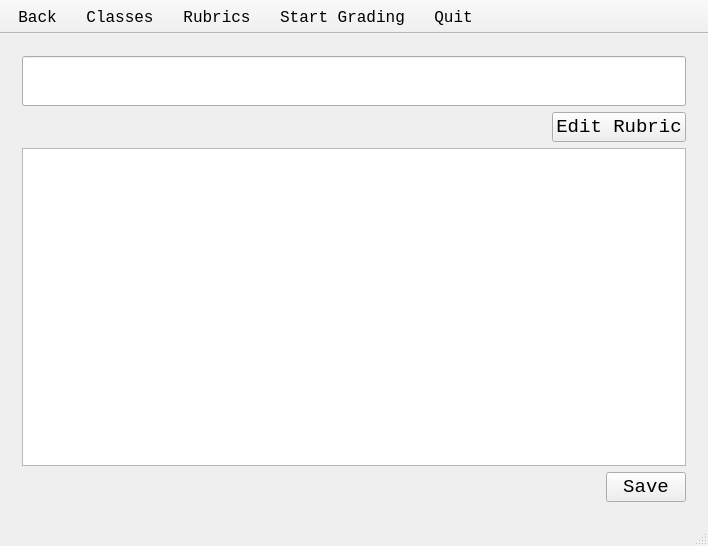
<?xml version="1.0" encoding="UTF-8"?>
<ui version="4.0">
 <class>BaseScreen</class>
 <widget class="QMainWindow" name="BaseScreen">
  <property name="geometry">
   <rect>
    <x>0</x>
    <y>0</y>
    <width>708</width>
    <height>546</height>
   </rect>
  </property>
  <property name="windowTitle">
   <string>BaseScreen</string>
  </property>
  <widget class="QWidget" name="centralWidget">
   <layout class="QGridLayout" name="gridLayout">
    <item row="0" column="0">
     <widget class="QStackedWidget" name="stackedWidget">
      <property name="currentIndex">
       <number>5</number>
      </property>
      <widget class="QWidget" name="welcomeScreen">
       <layout class="QGridLayout" name="gridLayout_2">
        <item row="0" column="1">
         <layout class="QGridLayout" name="gridLayout_3">
          <property name="sizeConstraint">
           <enum>QLayout::SetDefaultConstraint</enum>
          </property>
          <item row="8" column="0">
           <widget class="QLabel" name="label_4">
            <property name="font">
             <font>
              <family>Monospace</family>
              <pointsize>12</pointsize>
             </font>
            </property>
            <property name="text">
             <string>Choose Files To Import:</string>
            </property>
            <property name="alignment">
             <set>Qt::AlignRight|Qt::AlignTrailing|Qt::AlignVCenter</set>
            </property>
           </widget>
          </item>
          <item row="5" column="0">
           <widget class="QLabel" name="label_3">
            <property name="font">
             <font>
              <family>Monospace</family>
              <pointsize>16</pointsize>
             </font>
            </property>
            <property name="text">
             <string>OR</string>
            </property>
           </widget>
          </item>
          <item row="3" column="0">
           <widget class="QPushButton" name="temp_save">
            <property name="text">
             <string>Save</string>
            </property>
           </widget>
          </item>
          <item row="8" column="1">
           <widget class="QPushButton" name="importButton">
            <property name="minimumSize">
             <size>
              <width>0</width>
              <height>32</height>
             </size>
            </property>
            <property name="maximumSize">
             <size>
              <width>150</width>
              <height>32</height>
             </size>
            </property>
            <property name="font">
             <font>
              <family>Monospace</family>
              <pointsize>10</pointsize>
             </font>
            </property>
            <property name="text">
             <string>Import</string>
            </property>
           </widget>
          </item>
          <item row="2" column="0">
           <widget class="QLabel" name="label_2">
            <property name="font">
             <font>
              <family>Monospace</family>
             </font>
            </property>
            <property name="text">
             <string>&lt;html&gt;&lt;head/&gt;&lt;body&gt;&lt;p&gt;&lt;span style=&quot; font-size:16pt;&quot;&gt;-View Classes&lt;/span&gt;&lt;/p&gt;&lt;p&gt;&lt;span style=&quot; font-size:16pt;&quot;&gt;-View/Edit/Add Rubrics&lt;/span&gt;&lt;/p&gt;&lt;p&gt;&lt;span style=&quot; font-size:16pt;&quot;&gt;-Return to Current Grading Session&lt;/span&gt;&lt;/p&gt;&lt;/body&gt;&lt;/html&gt;</string>
            </property>
           </widget>
          </item>
          <item row="4" column="0">
           <spacer name="verticalSpacer_2">
            <property name="orientation">
             <enum>Qt::Vertical</enum>
            </property>
            <property name="sizeHint" stdset="0">
             <size>
              <width>20</width>
              <height>40</height>
             </size>
            </property>
           </spacer>
          </item>
          <item row="6" column="0">
           <spacer name="verticalSpacer">
            <property name="orientation">
             <enum>Qt::Vertical</enum>
            </property>
            <property name="sizeHint" stdset="0">
             <size>
              <width>20</width>
              <height>40</height>
             </size>
            </property>
           </spacer>
          </item>
          <item row="0" column="0">
           <widget class="QLabel" name="label">
            <property name="font">
             <font>
              <family>Monospace</family>
              <pointsize>48</pointsize>
             </font>
            </property>
            <property name="text">
             <string>Welcome!</string>
            </property>
           </widget>
          </item>
          <item row="1" column="0">
           <spacer name="verticalSpacer_3">
            <property name="orientation">
             <enum>Qt::Vertical</enum>
            </property>
            <property name="sizeType">
             <enum>QSizePolicy::Preferred</enum>
            </property>
            <property name="sizeHint" stdset="0">
             <size>
              <width>20</width>
              <height>40</height>
             </size>
            </property>
           </spacer>
          </item>
         </layout>
        </item>
       </layout>
      </widget>
      <widget class="QWidget" name="classesPage">
       <layout class="QGridLayout" name="gridLayout_4">
        <item row="0" column="0">
         <widget class="QSplitter" name="splitter">
          <property name="orientation">
           <enum>Qt::Horizontal</enum>
          </property>
          <widget class="QWidget" name="layoutWidget">
           <layout class="QVBoxLayout" name="verticalLayout_2">
            <item>
             <widget class="QLabel" name="label_5">
              <property name="font">
               <font>
                <family>Monospace</family>
                <pointsize>24</pointsize>
               </font>
              </property>
              <property name="text">
               <string>Select a Class:</string>
              </property>
             </widget>
            </item>
            <item>
             <widget class="QListWidget" name="classListWidget">
              <property name="font">
               <font>
                <family>Monospace</family>
                <pointsize>12</pointsize>
               </font>
              </property>
             </widget>
            </item>
            <item>
             <layout class="QHBoxLayout" name="horizontalLayout_2">
              <item>
               <widget class="QPushButton" name="deleteButton">
                <property name="font">
                 <font>
                  <family>Monospace</family>
                  <pointsize>14</pointsize>
                 </font>
                </property>
                <property name="text">
                 <string>Delete</string>
                </property>
               </widget>
              </item>
             </layout>
            </item>
           </layout>
          </widget>
          <widget class="QWidget" name="layoutWidget">
           <layout class="QVBoxLayout" name="verticalLayout">
            <item>
             <widget class="QLabel" name="label_6">
              <property name="font">
               <font>
                <family>Monospace</family>
                <pointsize>24</pointsize>
               </font>
              </property>
              <property name="text">
               <string>Add New Class:</string>
              </property>
             </widget>
            </item>
            <item>
             <spacer name="verticalSpacer_4">
              <property name="orientation">
               <enum>Qt::Vertical</enum>
              </property>
              <property name="sizeType">
               <enum>QSizePolicy::Preferred</enum>
              </property>
              <property name="sizeHint" stdset="0">
               <size>
                <width>20</width>
                <height>60</height>
               </size>
              </property>
             </spacer>
            </item>
            <item>
             <layout class="QHBoxLayout" name="horizontalLayout">
              <item>
               <widget class="QLabel" name="label_7">
                <property name="font">
                 <font>
                  <family>Monospace</family>
                  <pointsize>16</pointsize>
                 </font>
                </property>
                <property name="text">
                 <string>Name:</string>
                </property>
               </widget>
              </item>
              <item>
               <widget class="QLineEdit" name="classEdit"/>
              </item>
             </layout>
            </item>
            <item>
             <spacer name="verticalSpacer_5">
              <property name="orientation">
               <enum>Qt::Vertical</enum>
              </property>
              <property name="sizeType">
               <enum>QSizePolicy::MinimumExpanding</enum>
              </property>
              <property name="sizeHint" stdset="0">
               <size>
                <width>20</width>
                <height>40</height>
               </size>
              </property>
             </spacer>
            </item>
            <item>
             <widget class="QPushButton" name="addNew">
              <property name="font">
               <font>
                <family>Monospace</family>
                <pointsize>14</pointsize>
               </font>
              </property>
              <property name="text">
               <string>Add</string>
              </property>
             </widget>
            </item>
           </layout>
          </widget>
         </widget>
        </item>
       </layout>
      </widget>
      <widget class="QWidget" name="studentsPage">
       <layout class="QGridLayout" name="gridLayout_5">
        <item row="0" column="0">
         <layout class="QVBoxLayout" name="verticalLayout_4">
          <item>
           <widget class="QLabel" name="label_8">
            <property name="font">
             <font>
              <family>Monospace</family>
              <pointsize>16</pointsize>
             </font>
            </property>
            <property name="text">
             <string>Select Student:</string>
            </property>
           </widget>
          </item>
          <item>
           <widget class="QListWidget" name="studentListWidget">
            <property name="contextMenuPolicy">
             <enum>Qt::DefaultContextMenu</enum>
            </property>
           </widget>
          </item>
         </layout>
        </item>
        <item row="0" column="1">
         <layout class="QVBoxLayout" name="verticalLayout_3">
          <item>
           <widget class="QLabel" name="label_9">
            <property name="font">
             <font>
              <family>Monospace</family>
              <pointsize>16</pointsize>
             </font>
            </property>
            <property name="text">
             <string>Select Assignment:</string>
            </property>
           </widget>
          </item>
          <item>
           <widget class="QListWidget" name="assignmentListWidget">
            <property name="contextMenuPolicy">
             <enum>Qt::DefaultContextMenu</enum>
            </property>
           </widget>
          </item>
         </layout>
        </item>
        <item row="1" column="0">
         <layout class="QHBoxLayout" name="horizontalLayout_4">
          <item>
           <widget class="QPushButton" name="addStudentButton">
            <property name="font">
             <font>
              <family>Monospace</family>
              <pointsize>14</pointsize>
             </font>
            </property>
            <property name="text">
             <string>Add New</string>
            </property>
           </widget>
          </item>
         </layout>
        </item>
        <item row="1" column="1">
         <layout class="QHBoxLayout" name="horizontalLayout_3">
          <item>
           <widget class="QPushButton" name="addNewAssignmentButton">
            <property name="font">
             <font>
              <family>Monospace</family>
              <pointsize>14</pointsize>
             </font>
            </property>
            <property name="text">
             <string>Add New</string>
            </property>
           </widget>
          </item>
         </layout>
        </item>
       </layout>
      </widget>
      <widget class="QWidget" name="profilePage">
       <layout class="QGridLayout" name="gridLayout_8">
        <item row="1" column="0">
         <spacer name="verticalSpacer_8">
          <property name="orientation">
           <enum>Qt::Vertical</enum>
          </property>
          <property name="sizeType">
           <enum>QSizePolicy::Preferred</enum>
          </property>
          <property name="sizeHint" stdset="0">
           <size>
            <width>20</width>
            <height>40</height>
           </size>
          </property>
         </spacer>
        </item>
        <item row="0" column="0">
         <layout class="QFormLayout" name="formLayout_2">
          <item row="0" column="0">
           <widget class="QLabel" name="label_16">
            <property name="font">
             <font>
              <family>Monospace</family>
              <pointsize>20</pointsize>
             </font>
            </property>
            <property name="text">
             <string>Student: </string>
            </property>
           </widget>
          </item>
          <item row="1" column="0">
           <widget class="QLabel" name="label_17">
            <property name="font">
             <font>
              <family>Monospace</family>
              <pointsize>16</pointsize>
             </font>
            </property>
            <property name="text">
             <string>Class: </string>
            </property>
           </widget>
          </item>
          <item row="2" column="0">
           <widget class="QLabel" name="label_18">
            <property name="font">
             <font>
              <family>Monospace</family>
              <pointsize>16</pointsize>
             </font>
            </property>
            <property name="text">
             <string>Lab Grade: </string>
            </property>
           </widget>
          </item>
          <item row="0" column="1">
           <widget class="QLabel" name="studentNameLabel">
            <property name="font">
             <font>
              <family>Monospace</family>
              <pointsize>20</pointsize>
             </font>
            </property>
            <property name="text">
             <string/>
            </property>
           </widget>
          </item>
          <item row="1" column="1">
           <widget class="QLabel" name="studentClassLabel">
            <property name="font">
             <font>
              <family>Monospace</family>
              <pointsize>16</pointsize>
             </font>
            </property>
            <property name="text">
             <string/>
            </property>
           </widget>
          </item>
          <item row="2" column="1">
           <widget class="QLabel" name="labGradeLabel">
            <property name="font">
             <font>
              <family>Monospace</family>
              <pointsize>16</pointsize>
             </font>
            </property>
            <property name="text">
             <string/>
            </property>
           </widget>
          </item>
         </layout>
        </item>
        <item row="2" column="0">
         <widget class="QLabel" name="label_19">
          <property name="font">
           <font>
            <family>Monospace</family>
            <pointsize>20</pointsize>
           </font>
          </property>
          <property name="text">
           <string>History:</string>
          </property>
         </widget>
        </item>
        <item row="3" column="0">
         <widget class="QListWidget" name="pastAssignmentsWidget"/>
        </item>
       </layout>
      </widget>
      <widget class="QWidget" name="rubricPage">
       <layout class="QGridLayout" name="gridLayout_7">
        <item row="0" column="0">
         <widget class="QSplitter" name="splitter_2">
          <property name="orientation">
           <enum>Qt::Horizontal</enum>
          </property>
          <widget class="QWidget" name="layoutWidget">
           <layout class="QVBoxLayout" name="verticalLayout_7">
            <item>
             <widget class="QLabel" name="label_10">
              <property name="font">
               <font>
                <family>Monospace</family>
                <pointsize>18</pointsize>
               </font>
              </property>
              <property name="text">
               <string>Edit Existing:</string>
              </property>
             </widget>
            </item>
            <item>
             <widget class="QListWidget" name="rubricListWidget"/>
            </item>
           </layout>
          </widget>
         </widget>
        </item>
       </layout>
      </widget>
      <widget class="QWidget" name="assignmentPage">
       <layout class="QGridLayout" name="gridLayout_6">
        <item row="0" column="0">
         <widget class="QLineEdit" name="titleEdit">
          <property name="minimumSize">
           <size>
            <width>0</width>
            <height>50</height>
           </size>
          </property>
          <property name="font">
           <font>
            <family>Monospace</family>
            <pointsize>16</pointsize>
           </font>
          </property>
         </widget>
        </item>
        <item row="1" column="0">
         <layout class="QHBoxLayout" name="horizontalLayout_6">
          <item>
           <widget class="QLabel" name="rubricLabel">
            <property name="font">
             <font>
              <family>Monospace</family>
              <pointsize>14</pointsize>
             </font>
            </property>
            <property name="text">
             <string/>
            </property>
           </widget>
          </item>
          <item alignment="Qt::AlignRight">
           <widget class="QPushButton" name="editRubricButton">
            <property name="font">
             <font>
              <family>Monospace</family>
              <pointsize>14</pointsize>
             </font>
            </property>
            <property name="text">
             <string>Edit Rubric</string>
            </property>
           </widget>
          </item>
         </layout>
        </item>
        <item row="2" column="0">
         <widget class="QPlainTextEdit" name="descriptionEdit">
          <property name="font">
           <font>
            <family>Monospace</family>
           </font>
          </property>
         </widget>
        </item>
        <item row="3" column="0">
         <layout class="QHBoxLayout" name="horizontalLayout_5">
          <item>
           <spacer name="horizontalSpacer">
            <property name="orientation">
             <enum>Qt::Horizontal</enum>
            </property>
            <property name="sizeHint" stdset="0">
             <size>
              <width>40</width>
              <height>20</height>
             </size>
            </property>
           </spacer>
          </item>
          <item>
           <widget class="QPushButton" name="saveButton">
            <property name="font">
             <font>
              <family>Monospace</family>
              <pointsize>14</pointsize>
             </font>
            </property>
            <property name="text">
             <string>Save</string>
            </property>
           </widget>
          </item>
         </layout>
        </item>
       </layout>
      </widget>
     </widget>
    </item>
   </layout>
  </widget>
  <widget class="QToolBar" name="mainToolBar">
   <property name="font">
    <font>
     <family>Monospace</family>
     <pointsize>12</pointsize>
    </font>
   </property>
   <property name="toolTipDuration">
    <number>-5</number>
   </property>
   <property name="autoFillBackground">
    <bool>false</bool>
   </property>
   <property name="movable">
    <bool>false</bool>
   </property>
   <attribute name="toolBarArea">
    <enum>TopToolBarArea</enum>
   </attribute>
   <attribute name="toolBarBreak">
    <bool>false</bool>
   </attribute>
   <addaction name="actionBack"/>
   <addaction name="actionClasses"/>
   <addaction name="actionRubrics"/>
   <addaction name="actionCurrent_Session"/>
   <addaction name="actionQuit"/>
  </widget>
  <widget class="QStatusBar" name="statusBar"/>
  <action name="actionBack">
   <property name="text">
    <string>Back</string>
   </property>
   <property name="toolTip">
    <string>Back</string>
   </property>
   <property name="font">
    <font>
     <family>Monospace</family>
     <pointsize>12</pointsize>
    </font>
   </property>
   <property name="shortcut">
    <string>Alt+Left</string>
   </property>
  </action>
  <action name="actionClasses">
   <property name="text">
    <string>Classes</string>
   </property>
   <property name="toolTip">
    <string>Classes</string>
   </property>
   <property name="font">
    <font>
     <family>Monospace</family>
     <pointsize>12</pointsize>
    </font>
   </property>
  </action>
  <action name="actionRubrics">
   <property name="text">
    <string>Rubrics</string>
   </property>
   <property name="toolTip">
    <string>Rubrics</string>
   </property>
   <property name="font">
    <font>
     <family>Monospace</family>
     <pointsize>12</pointsize>
    </font>
   </property>
  </action>
  <action name="actionCurrent_Session">
   <property name="text">
    <string>Start Grading</string>
   </property>
   <property name="toolTip">
    <string>Current Session</string>
   </property>
   <property name="font">
    <font>
     <family>Monospace</family>
     <pointsize>12</pointsize>
    </font>
   </property>
  </action>
  <action name="actionQuit">
   <property name="text">
    <string>Quit</string>
   </property>
   <property name="toolTip">
    <string>Quit</string>
   </property>
   <property name="font">
    <font>
     <family>Monospace</family>
     <pointsize>12</pointsize>
    </font>
   </property>
  </action>
 </widget>
 <layoutdefault spacing="6" margin="11"/>
 <resources/>
 <connections/>
</ui>
